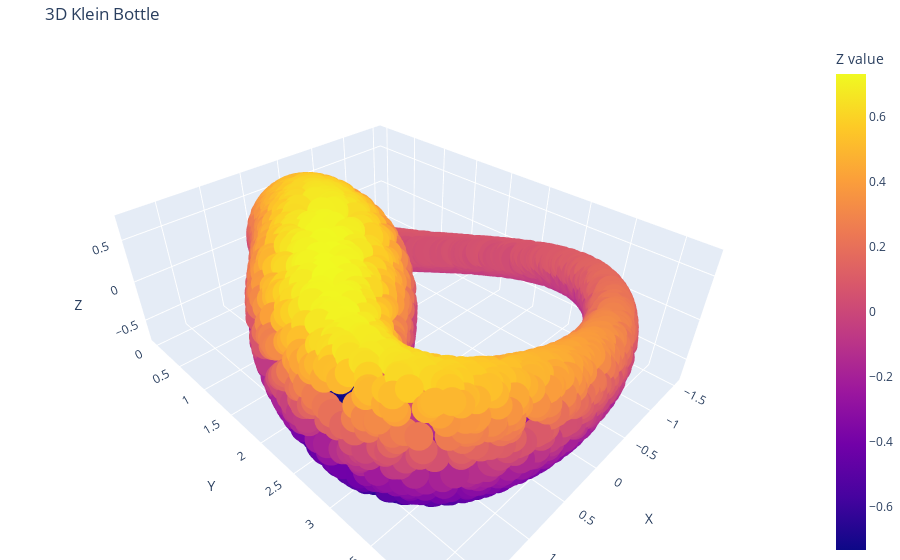

This figure's notebook cell:
### Code cell
# Static 3D Plot
fig = plt.figure(figsize=(8,6))
ax = fig.add_subplot(111, projection='3d')

# Scatter plot with color mapping
sc = ax.scatter3D(x, y, z, c=z, cmap='plasma')
plt.colorbar(sc, ax=ax, label='Z Value')

# Labels
ax.set_xlabel('X')
ax.set_ylabel('Y')
ax.set_zlabel('Z')
ax.set_title('3D Klein Bottle')

plt.show()


# Dynamic 3D Plot
fig = go.Figure(data=[go.Scatter3d(
    x=x,
    y=y,
    z=z,
    mode='markers',
    marker=dict(
        size=10,
        color=z,
        colorscale='Plasma',
        opacity=1,
        colorbar=dict(title="Z value")
    )
)])

fig.update_layout(
    scene=dict(
        xaxis=dict(title="X"),
        yaxis=dict(title="Y"),
        zaxis=dict(title="Z")
    ),
    title="3D Klein Bottle",
    margin=dict(l=0, r=0, b=0, t=40)
)
fig.show()

### Figure 1 — Plotly figure (JSON) as saved in the notebook; plotly's stock layout.template omitted (floating-point values rounded to 4 significant figures; data arrays with more than 128 entries replaced by an {"elided": "..."} marker saying what was removed)
{"data": [{"marker": {"color": {"elided": "5000 float values"}, "colorbar": {"title": {"text": "Z value"}}, "colorscale": [[0, "#0d0887"], [0.1111, "#46039f"], [0.2222, "#7201a8"], [0.3333, "#9c179e"], [0.4444, "#bd3786"], [0.5556, "#d8576b"], [0.6667, "#ed7953"], [0.7778, "#fb9f3a"], [0.8889, "#fdca26"], [1, "#f0f921"]], "opacity": 1, "size": 10}, "mode": "markers", "type": "scatter3d", "x": {"elided": "5000 float values"}, "y": {"elided": "5000 float values"}, "z": {"elided": "5000 float values"}}], "layout": {"margin": {"b": 0, "l": 0, "r": 0, "t": 40}, "scene": {"xaxis": {"title": {"text": "X"}}, "yaxis": {"title": {"text": "Y"}}, "zaxis": {"title": {"text": "Z"}}}, "title": {"text": "3D Klein Bottle"}}}
